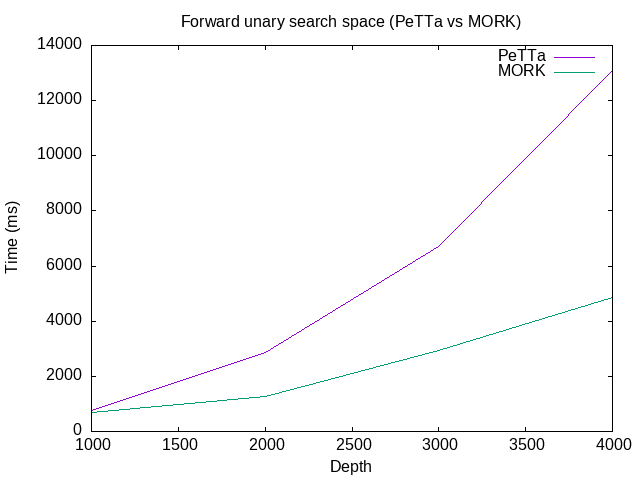

This figure's gnuplot source:
set title "Forward unary search space (PeTTa vs MORK)"
unset multiplot
set style data lines
set term png
set xlabel "Depth"
set ylabel "Time (ms)"
set autoscale y
set output "lz_fc.png"
set datafile separator ","
set datafile commentschars "d"
plot "lz_fc.csv" using 1:2 t "PeTTa" with lines, \
     "lz_fc.csv" using 1:3 t "MORK" with lines
